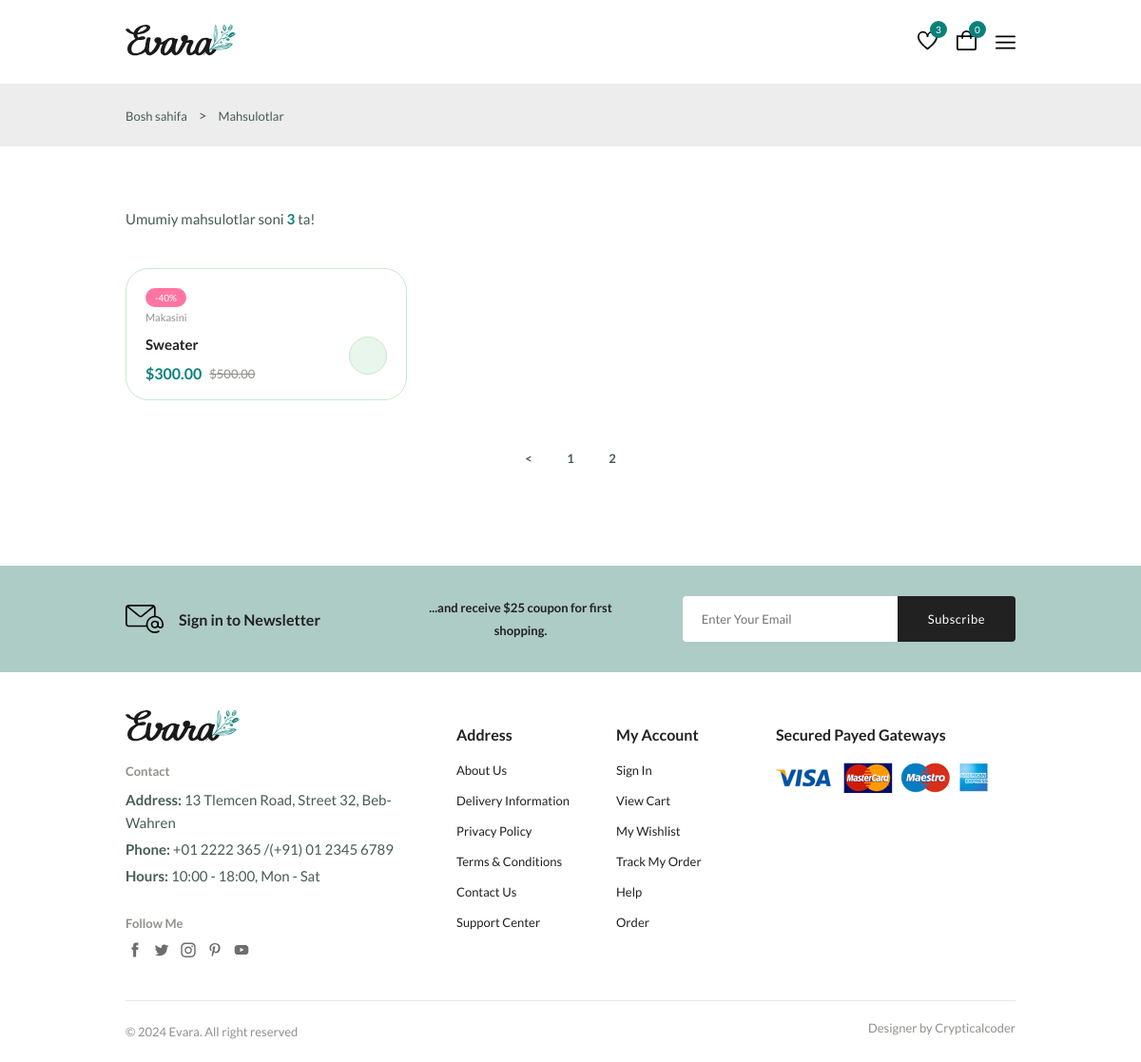
/shop/?page=2, run on an earlier commit of the app's database.
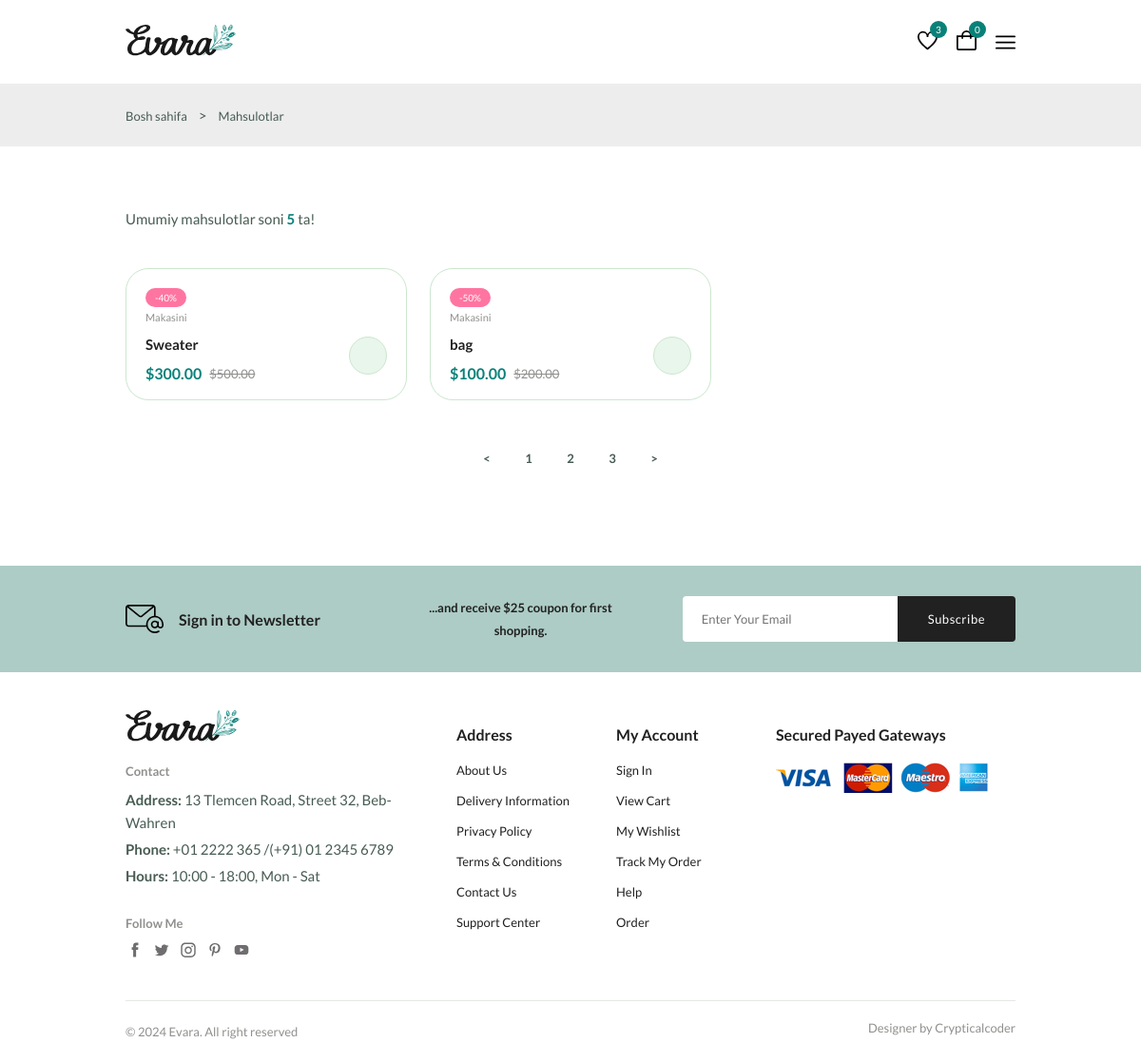
And on a later commit of the database.
### shop/models/products.py (models this page shows, shortened)
class Product(models.Model):
    name = models.CharField(max_length=200)
    description = models.TextField(null=True, blank=True)
    brand = models.CharField(max_length=100)
    price = models.DecimalField(max_digits=11, decimal_places=2)
    discount = models.PositiveBigIntegerField(default=0)
    category = models.ForeignKey(Category, on_delete=models.CASCADE, related_name='products')
    image = models.ImageField(upload_to='products/', blank=True, null=True)
    quantity = models.PositiveIntegerField(default=0)
    discount_price = models.DecimalField(max_digits=10, decimal_places=2, blank=True, null=True)

class Category(models.Model):
    name = models.CharField(max_length=100)
    image = models.ImageField(upload_to='category_images/', blank=True, null=True)

### shop/views/shop.py (the view)
# urls.py: path('', include('shop.urls'))
def shop(request):
    products = Product.objects.all()
    q = request.GET.get('q')
    if q:
        products = Product.objects.filter(Q(name__icontains=q) | Q(description__contains=q))
    paginator = Paginator(products, 2)
    cart = Cart(request)
    page = request.GET.get('page')
    page_products = paginator.get_page(page)
    data = {'path': 'Mahsulotlar',
            'products': page_products,
            'cart_count':cart.get_count(),
            'count': products.count()
            }
    return render(request, "shop/shop.html", context=data)

### shop/utlis.py (called while the page is built)
    def get_count(self):
        return len(self.cart.keys())

### shop/templates/shop/shop.html
{% extends "base.html" %}
{% block main %}
      {% include "components/path.html" %}
      {% include "components/product-to-shop.html" %}
      {% include "components/newsletter.html" %}
{% endblock main %}

### templates/components/product-to-shop.html (shortened to what this page needs)
{% load static %}
<section class="products container section--lg">
  {% if products %}
        <p class="total__products">
            Umumiy mahsulotlar soni <span>{{count}}</span> ta!
        </p>
        <div class="products__container grid">
        {% for product in products %}
          <div class="product__item">
              <div class="product__banner">
                    <a href="details.html" class="product__images">
                    </a>
                  {% if product.discount > 0 %}
                        <div class="product__badge light-pink">-{{product.discount}}%</div>
                  {% endif %}
              </div>
                  <div class="product__content">
                    <span class="product__category">{{product.category.name}}</span>
                    <a href="details.html">
                      <h3 class="product__title">{{product.name}}</h3>
                    </a>
                    <div class="product__price flex">
                        {% if product.discount_price %}
                            <span class="new__price">${{ product.discount_price }}</span>
                            <span class="old__price">${{ product.price }}</span>
                        {% else %}
                            <span class="new__price">${{ product.price }}</span>
                        {% endif %}
                    </div>
                    <a
                      href="#"
                      class="action__btn cart__btn"
                      aria-label="Add To Cart"
                      data-product-id="{{product.id}}"
                    >
                    </a>
                </div>
            </div>
        {% endfor %}
        </div>
          <ul class="pagination">
              {% if products.has_previous %}
                  <li><a href="?page={{products.previous_page_number}}" class="pagination__link"><</a></li>
              {% endif %}
              {% for page in products.paginator.page_range %}
                  <li><a href="?page={{page}}" class="pagination__link " {% if products.number == page %}active{% endif %}>{{page}}</a></li>
              {% endfor %}
              {% if products.has_next %}
                  <li><a href="?page={{products.next_page_number}}" class="pagination__link ">></a></li>
              {% endif %}
          </ul>
  {% endif %}
</section>

What changed in the data, as far as the page shows it:
added Product: discount "50", category.name "Makasini", name "bag", discount_price "100.00", price "200.00"
Also different on the page:
{{ count }}: "3" → "5"
new list line: "3"
